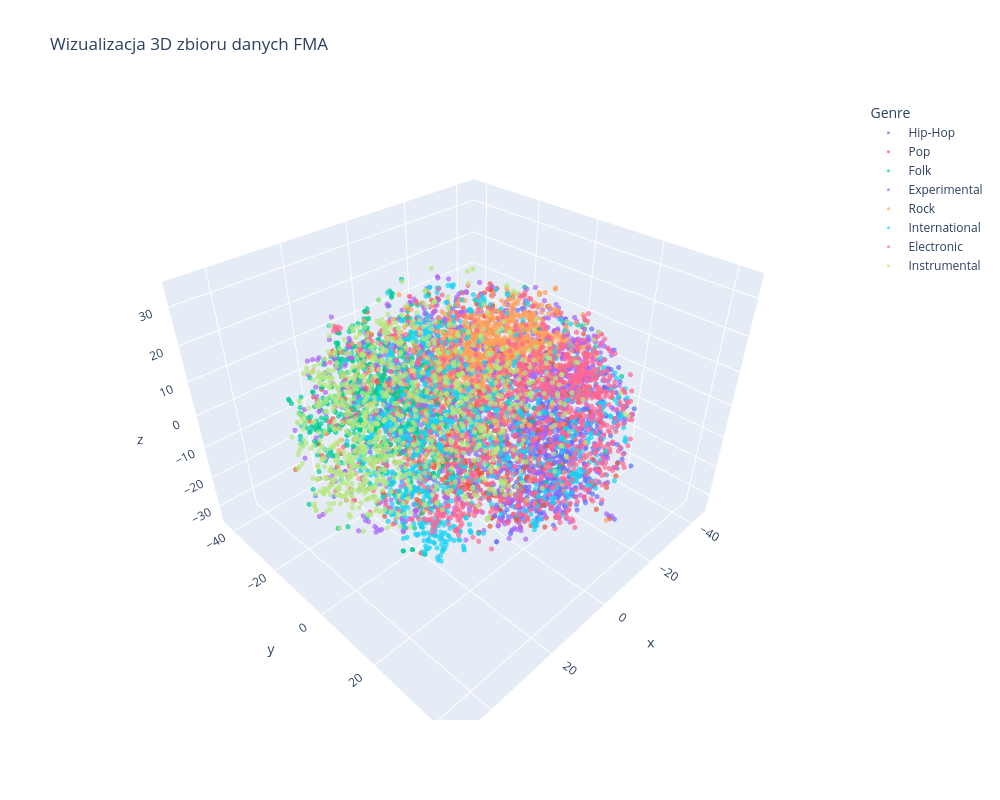

The notebook cell saved with this chart:
### Code cell
visualise_3d(X_librosa, y_librosa)

### Figure 1 — Plotly figure (JSON) as saved in the notebook; plotly's stock layout.template omitted (floating-point values rounded to 4 significant figures; data arrays with more than 128 entries replaced by an {"elided": "..."} marker saying what was removed)
{"data": [{"hovertemplate": "Genre=Hip-Hop<br>x=%{x}<br>y=%{y}<br>z=%{z}<extra></extra>", "legendgroup": "Hip-Hop", "marker": {"color": "#636efa", "opacity": 0.7, "size": 3, "symbol": "circle"}, "mode": "markers", "name": "Hip-Hop", "scene": "scene", "showlegend": true, "type": "scatter3d", "x": {"elided": "1000 float values"}, "y": {"elided": "1000 float values"}, "z": {"elided": "1000 float values"}}, {"hovertemplate": "Genre=Pop<br>x=%{x}<br>y=%{y}<br>z=%{z}<extra></extra>", "legendgroup": "Pop", "marker": {"color": "#EF553B", "opacity": 0.7, "size": 3, "symbol": "circle"}, "mode": "markers", "name": "Pop", "scene": "scene", "showlegend": true, "type": "scatter3d", "x": {"elided": "1000 float values"}, "y": {"elided": "1000 float values"}, "z": {"elided": "1000 float values"}}, {"hovertemplate": "Genre=Folk<br>x=%{x}<br>y=%{y}<br>z=%{z}<extra></extra>", "legendgroup": "Folk", "marker": {"color": "#00cc96", "opacity": 0.7, "size": 3, "symbol": "circle"}, "mode": "markers", "name": "Folk", "scene": "scene", "showlegend": true, "type": "scatter3d", "x": {"elided": "1000 float values"}, "y": {"elided": "1000 float values"}, "z": {"elided": "1000 float values"}}, {"hovertemplate": "Genre=Experimental<br>x=%{x}<br>y=%{y}<br>z=%{z}<extra></extra>", "legendgroup": "Experimental", "marker": {"color": "#ab63fa", "opacity": 0.7, "size": 3, "symbol": "circle"}, "mode": "markers", "name": "Experimental", "scene": "scene", "showlegend": true, "type": "scatter3d", "x": {"elided": "999 float values"}, "y": {"elided": "999 float values"}, "z": {"elided": "999 float values"}}, {"hovertemplate": "Genre=Rock<br>x=%{x}<br>y=%{y}<br>z=%{z}<extra></extra>", "legendgroup": "Rock", "marker": {"color": "#FFA15A", "opacity": 0.7, "size": 3, "symbol": "circle"}, "mode": "markers", "name": "Rock", "scene": "scene", "showlegend": true, "type": "scatter3d", "x": {"elided": "999 float values"}, "y": {"elided": "999 float values"}, "z": {"elided": "999 float values"}}, {"hovertemplate": "Genre=International<br>x=%{x}<br>y=%{y}<br>z=%{z}<extra></extra>", "legendgroup": "International", "marker": {"color": "#19d3f3", "opacity": 0.7, "size": 3, "symbol": "circle"}, "mode": "markers", "name": "International", "scene": "scene", "showlegend": true, "type": "scatter3d", "x": {"elided": "1000 float values"}, "y": {"elided": "1000 float values"}, "z": {"elided": "1000 float values"}}, {"hovertemplate": "Genre=Electronic<br>x=%{x}<br>y=%{y}<br>z=%{z}<extra></extra>", "legendgroup": "Electronic", "marker": {"color": "#FF6692", "opacity": 0.7, "size": 3, "symbol": "circle"}, "mode": "markers", "name": "Electronic", "scene": "scene", "showlegend": true, "type": "scatter3d", "x": {"elided": "999 float values"}, "y": {"elided": "999 float values"}, "z": {"elided": "999 float values"}}, {"hovertemplate": "Genre=Instrumental<br>x=%{x}<br>y=%{y}<br>z=%{z}<extra></extra>", "legendgroup": "Instrumental", "marker": {"color": "#B6E880", "opacity": 0.7, "size": 3, "symbol": "circle"}, "mode": "markers", "name": "Instrumental", "scene": "scene", "showlegend": true, "type": "scatter3d", "x": {"elided": "1000 float values"}, "y": {"elided": "1000 float values"}, "z": {"elided": "1000 float values"}}], "layout": {"height": 800, "legend": {"title": {"text": "Genre"}, "tracegroupgap": 0}, "scene": {"domain": {"x": [0, 1], "y": [0, 1]}, "xaxis": {"title": {"text": "x"}}, "yaxis": {"title": {"text": "y"}}, "zaxis": {"title": {"text": "z"}}}, "title": {"text": "Wizualizacja 3D zbioru danych FMA"}, "width": 1000}}
